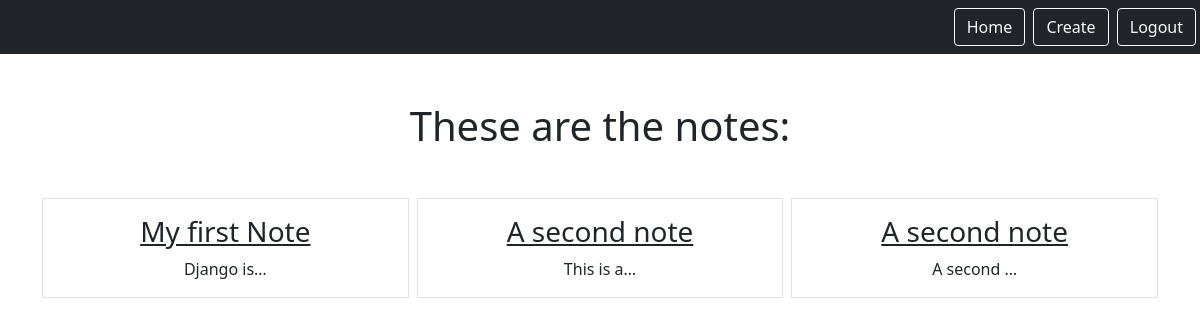
/smart/notes (signed in), run on an earlier commit of the app's database.
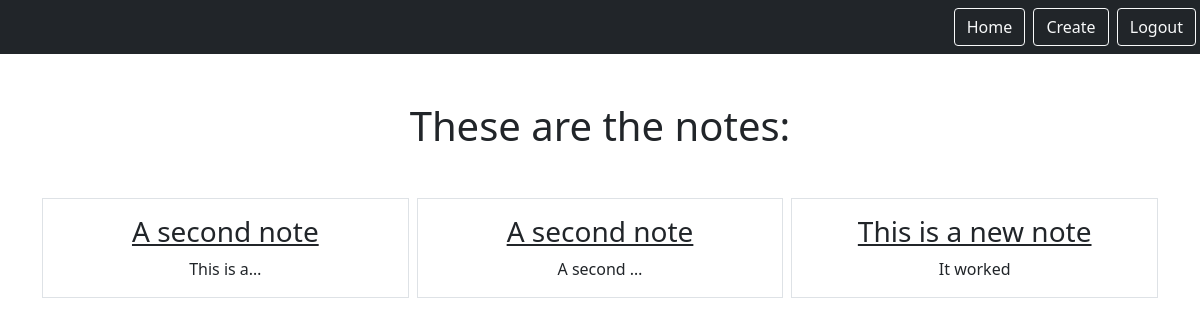
And on a later commit of the database.
### notes/models.py (models this page shows)
class Notes(models.Model):
    title = models.CharField(max_length=200)
    text = models.TextField()
    created = models.DateTimeField(auto_now_add=True)
    user = models.ForeignKey(User, on_delete=models.CASCADE, related_name="notes")

### notes/views.py (the view)
# urls.py: path('notes', views.NotesListView.as_view(), name="notes.list"),
class NotesListView(LoginRequiredMixin, ListView):
    model = Notes
    context_object_name = "notes"
    template_name = "notes/notes_list.html"
    login_url = "/admin"
    def get_queryset(self):
        return self.request.user.notes.all()

### notes/templates/notes/notes_list.html
{% extends "base.html" %}
{% block content %}
    <h1 class="my-5">These are the notes:</h1>
        <div class="row row-cols3 g-2">
            {% for note in notes %}
            <div class="col">
                <div class="p-3 border">
                    <a href="{% url 'notes.detail' pk=note.id %}" class="text-dark text-decoration-non">
                        <h3>{{note.title}}</h3>
                    </a>
                    {{note.text|truncatechars:10}}
                </div>
            </div>
            {% endfor %}
        </div>
{% endblock %}

What changed in the data, as far as the page shows it:
removed Notes: title "My first Note", text "Django is…"
added Notes: title "This is a new note", text "It worked"
